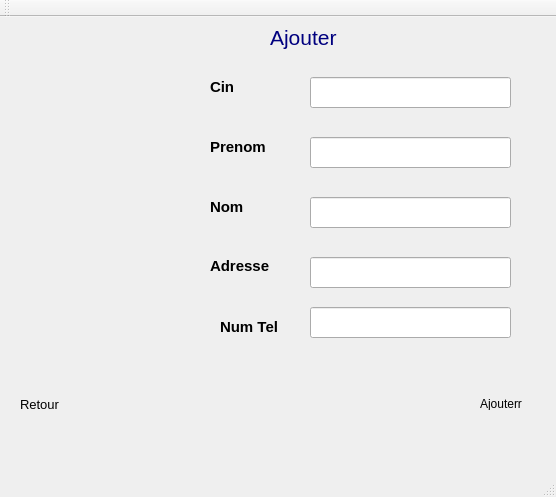
<?xml version="1.0" encoding="UTF-8"?>
<ui version="4.0">
 <class>MainWindow</class>
 <widget class="QMainWindow" name="MainWindow">
  <property name="geometry">
   <rect>
    <x>0</x>
    <y>0</y>
    <width>556</width>
    <height>497</height>
   </rect>
  </property>
  <property name="windowTitle">
   <string>MainWindow</string>
  </property>
  <property name="styleSheet">
   <string notr="true">background-image: url(:/Arriere/images/inetrface1.png);</string>
  </property>
  <widget class="QWidget" name="centralWidget">
   <widget class="QLabel" name="label">
    <property name="geometry">
     <rect>
      <x>270</x>
      <y>0</y>
      <width>81</width>
      <height>41</height>
     </rect>
    </property>
    <property name="font">
     <font>
      <pointsize>9</pointsize>
     </font>
    </property>
    <property name="text">
     <string>&lt;!DOCTYPE HTML PUBLIC &quot;-//W3C//DTD HTML 4.0//EN&quot; &quot;http://www.w3.org/TR/REC-html40/strict.dtd&quot;&gt;
&lt;html&gt;&lt;head&gt;&lt;meta name=&quot;qrichtext&quot; content=&quot;1&quot; /&gt;&lt;style type=&quot;text/css&quot;&gt;
p, li { white-space: pre-wrap; }
&lt;/style&gt;&lt;/head&gt;&lt;body style=&quot; font-family:'MS Shell Dlg 2'; font-size:9pt; font-weight:400; font-style:normal;&quot;&gt;
&lt;p style=&quot; margin-top:0px; margin-bottom:0px; margin-left:0px; margin-right:0px; -qt-block-indent:0; text-indent:0px;&quot;&gt;&lt;span style=&quot; font-size:16pt; color:#00007f;&quot;&gt;Ajouter&lt;/span&gt;&lt;/p&gt;&lt;/body&gt;&lt;/html&gt;</string>
    </property>
   </widget>
   <widget class="QLabel" name="nomLB_2">
    <property name="geometry">
     <rect>
      <x>210</x>
      <y>180</y>
      <width>41</width>
      <height>21</height>
     </rect>
    </property>
    <property name="text">
     <string>&lt;!DOCTYPE HTML PUBLIC &quot;-//W3C//DTD HTML 4.0//EN&quot; &quot;http://www.w3.org/TR/REC-html40/strict.dtd&quot;&gt;
&lt;html&gt;&lt;head&gt;&lt;meta name=&quot;qrichtext&quot; content=&quot;1&quot; /&gt;&lt;style type=&quot;text/css&quot;&gt;
p, li { white-space: pre-wrap; }
&lt;/style&gt;&lt;/head&gt;&lt;body style=&quot; font-family:'MS Shell Dlg 2'; font-size:8.25pt; font-weight:400; font-style:normal;&quot;&gt;
&lt;p style=&quot; margin-top:0px; margin-bottom:0px; margin-left:0px; margin-right:0px; -qt-block-indent:0; text-indent:0px;&quot;&gt;&lt;span style=&quot; font-size:11pt; font-weight:600;&quot;&gt;Nom&lt;/span&gt;&lt;/p&gt;&lt;/body&gt;&lt;/html&gt;</string>
    </property>
   </widget>
   <widget class="QPushButton" name="ajouterPB">
    <property name="geometry">
     <rect>
      <x>470</x>
      <y>340</y>
      <width>51</width>
      <height>41</height>
     </rect>
    </property>
    <property name="text">
     <string/>
    </property>
    <property name="icon">
     <iconset resource="Images.qrc">
      <normaloff>:/icon/Icon/95.png</normaloff>:/icon/Icon/95.png</iconset>
    </property>
    <property name="iconSize">
     <size>
      <width>30</width>
      <height>30</height>
     </size>
    </property>
    <property name="flat">
     <bool>true</bool>
    </property>
   </widget>
   <widget class="QLineEdit" name="cinLE">
    <property name="geometry">
     <rect>
      <x>310</x>
      <y>60</y>
      <width>201</width>
      <height>31</height>
     </rect>
    </property>
   </widget>
   <widget class="QLabel" name="prenomLB">
    <property name="geometry">
     <rect>
      <x>210</x>
      <y>120</y>
      <width>61</width>
      <height>21</height>
     </rect>
    </property>
    <property name="text">
     <string>&lt;!DOCTYPE HTML PUBLIC &quot;-//W3C//DTD HTML 4.0//EN&quot; &quot;http://www.w3.org/TR/REC-html40/strict.dtd&quot;&gt;
&lt;html&gt;&lt;head&gt;&lt;meta name=&quot;qrichtext&quot; content=&quot;1&quot; /&gt;&lt;style type=&quot;text/css&quot;&gt;
p, li { white-space: pre-wrap; }
&lt;/style&gt;&lt;/head&gt;&lt;body style=&quot; font-family:'MS Shell Dlg 2'; font-size:8.25pt; font-weight:400; font-style:normal;&quot;&gt;
&lt;p style=&quot; margin-top:0px; margin-bottom:0px; margin-left:0px; margin-right:0px; -qt-block-indent:0; text-indent:0px;&quot;&gt;&lt;span style=&quot; font-size:11pt; font-weight:600;&quot;&gt;Prenom&lt;/span&gt;&lt;/p&gt;&lt;/body&gt;&lt;/html&gt;</string>
    </property>
   </widget>
   <widget class="QLabel" name="cinLB">
    <property name="geometry">
     <rect>
      <x>210</x>
      <y>60</y>
      <width>41</width>
      <height>21</height>
     </rect>
    </property>
    <property name="text">
     <string>&lt;!DOCTYPE HTML PUBLIC &quot;-//W3C//DTD HTML 4.0//EN&quot; &quot;http://www.w3.org/TR/REC-html40/strict.dtd&quot;&gt;
&lt;html&gt;&lt;head&gt;&lt;meta name=&quot;qrichtext&quot; content=&quot;1&quot; /&gt;&lt;style type=&quot;text/css&quot;&gt;
p, li { white-space: pre-wrap; }
&lt;/style&gt;&lt;/head&gt;&lt;body style=&quot; font-family:'MS Shell Dlg 2'; font-size:8.25pt; font-weight:400; font-style:normal;&quot;&gt;
&lt;p style=&quot; margin-top:0px; margin-bottom:0px; margin-left:0px; margin-right:0px; -qt-block-indent:0; text-indent:0px;&quot;&gt;&lt;span style=&quot; font-size:11pt; font-weight:600;&quot;&gt;Cin&lt;/span&gt;&lt;/p&gt;&lt;/body&gt;&lt;/html&gt;</string>
    </property>
   </widget>
   <widget class="QLabel" name="numlbl">
    <property name="geometry">
     <rect>
      <x>210</x>
      <y>240</y>
      <width>71</width>
      <height>16</height>
     </rect>
    </property>
    <property name="text">
     <string>&lt;!DOCTYPE HTML PUBLIC &quot;-//W3C//DTD HTML 4.0//EN&quot; &quot;http://www.w3.org/TR/REC-html40/strict.dtd&quot;&gt;
&lt;html&gt;&lt;head&gt;&lt;meta name=&quot;qrichtext&quot; content=&quot;1&quot; /&gt;&lt;style type=&quot;text/css&quot;&gt;
p, li { white-space: pre-wrap; }
&lt;/style&gt;&lt;/head&gt;&lt;body style=&quot; font-family:'MS Shell Dlg 2'; font-size:8.25pt; font-weight:400; font-style:normal;&quot;&gt;
&lt;p style=&quot; margin-top:0px; margin-bottom:0px; margin-left:0px; margin-right:0px; -qt-block-indent:0; text-indent:0px;&quot;&gt;&lt;span style=&quot; font-size:11pt; font-weight:600;&quot;&gt;Adresse&lt;/span&gt;&lt;/p&gt;&lt;/body&gt;&lt;/html&gt;</string>
    </property>
   </widget>
   <widget class="QLineEdit" name="adresseLE">
    <property name="geometry">
     <rect>
      <x>310</x>
      <y>240</y>
      <width>201</width>
      <height>31</height>
     </rect>
    </property>
   </widget>
   <widget class="QLineEdit" name="prenomLE">
    <property name="geometry">
     <rect>
      <x>310</x>
      <y>120</y>
      <width>201</width>
      <height>31</height>
     </rect>
    </property>
   </widget>
   <widget class="QLineEdit" name="nomLE">
    <property name="geometry">
     <rect>
      <x>310</x>
      <y>180</y>
      <width>201</width>
      <height>31</height>
     </rect>
    </property>
   </widget>
   <widget class="QPushButton" name="retourPB">
    <property name="geometry">
     <rect>
      <x>0</x>
      <y>340</y>
      <width>71</width>
      <height>31</height>
     </rect>
    </property>
    <property name="text">
     <string/>
    </property>
    <property name="icon">
     <iconset resource="Images.qrc">
      <normaloff>:/icon/Icon/28.png</normaloff>:/icon/Icon/28.png</iconset>
    </property>
    <property name="iconSize">
     <size>
      <width>30</width>
      <height>30</height>
     </size>
    </property>
    <property name="flat">
     <bool>true</bool>
    </property>
   </widget>
   <widget class="QLabel" name="label_2">
    <property name="geometry">
     <rect>
      <x>20</x>
      <y>380</y>
      <width>46</width>
      <height>13</height>
     </rect>
    </property>
    <property name="text">
     <string>&lt;!DOCTYPE HTML PUBLIC &quot;-//W3C//DTD HTML 4.0//EN&quot; &quot;http://www.w3.org/TR/REC-html40/strict.dtd&quot;&gt;
&lt;html&gt;&lt;head&gt;&lt;meta name=&quot;qrichtext&quot; content=&quot;1&quot; /&gt;&lt;style type=&quot;text/css&quot;&gt;
p, li { white-space: pre-wrap; }
&lt;/style&gt;&lt;/head&gt;&lt;body style=&quot; font-family:'MS Shell Dlg 2'; font-size:8.25pt; font-weight:400; font-style:normal;&quot;&gt;
&lt;p style=&quot; margin-top:0px; margin-bottom:0px; margin-left:0px; margin-right:0px; -qt-block-indent:0; text-indent:0px;&quot;&gt;&lt;span style=&quot; font-size:10pt;&quot;&gt;Retour&lt;/span&gt;&lt;/p&gt;&lt;/body&gt;&lt;/html&gt;</string>
    </property>
   </widget>
   <widget class="QLabel" name="num_telLB">
    <property name="geometry">
     <rect>
      <x>220</x>
      <y>300</y>
      <width>71</width>
      <height>21</height>
     </rect>
    </property>
    <property name="text">
     <string>&lt;!DOCTYPE HTML PUBLIC &quot;-//W3C//DTD HTML 4.0//EN&quot; &quot;http://www.w3.org/TR/REC-html40/strict.dtd&quot;&gt;
&lt;html&gt;&lt;head&gt;&lt;meta name=&quot;qrichtext&quot; content=&quot;1&quot; /&gt;&lt;style type=&quot;text/css&quot;&gt;
p, li { white-space: pre-wrap; }
&lt;/style&gt;&lt;/head&gt;&lt;body style=&quot; font-family:'MS Shell Dlg 2'; font-size:8.25pt; font-weight:400; font-style:normal;&quot;&gt;
&lt;p style=&quot; margin-top:0px; margin-bottom:0px; margin-left:0px; margin-right:0px; -qt-block-indent:0; text-indent:0px;&quot;&gt;&lt;span style=&quot; font-size:11pt; font-weight:600;&quot;&gt;Num Tel&lt;/span&gt;&lt;/p&gt;&lt;/body&gt;&lt;/html&gt;</string>
    </property>
   </widget>
   <widget class="QLineEdit" name="num_telLE">
    <property name="geometry">
     <rect>
      <x>310</x>
      <y>290</y>
      <width>201</width>
      <height>31</height>
     </rect>
    </property>
   </widget>
   <widget class="QLabel" name="ajouterLB">
    <property name="geometry">
     <rect>
      <x>480</x>
      <y>380</y>
      <width>46</width>
      <height>13</height>
     </rect>
    </property>
    <property name="text">
     <string>Ajouterr</string>
    </property>
   </widget>
  </widget>
  <widget class="QMenuBar" name="menuBar">
   <property name="geometry">
    <rect>
     <x>0</x>
     <y>0</y>
     <width>556</width>
     <height>21</height>
    </rect>
   </property>
  </widget>
  <widget class="QToolBar" name="mainToolBar">
   <attribute name="toolBarArea">
    <enum>TopToolBarArea</enum>
   </attribute>
   <attribute name="toolBarBreak">
    <bool>false</bool>
   </attribute>
  </widget>
  <widget class="QStatusBar" name="statusBar"/>
 </widget>
 <layoutdefault spacing="6" margin="11"/>
 <resources>
  <include location="Images.qrc"/>
 </resources>
 <connections/>
</ui>
